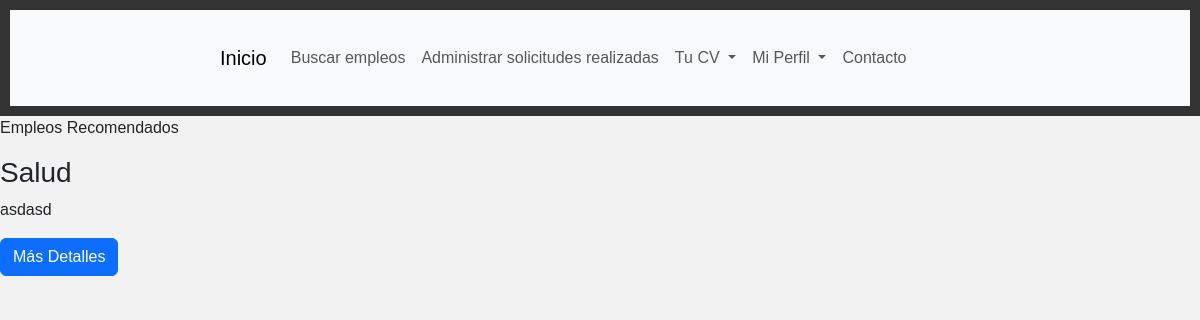
/App_curriculums/Home/ (signed in), run on an earlier commit of the app's database.
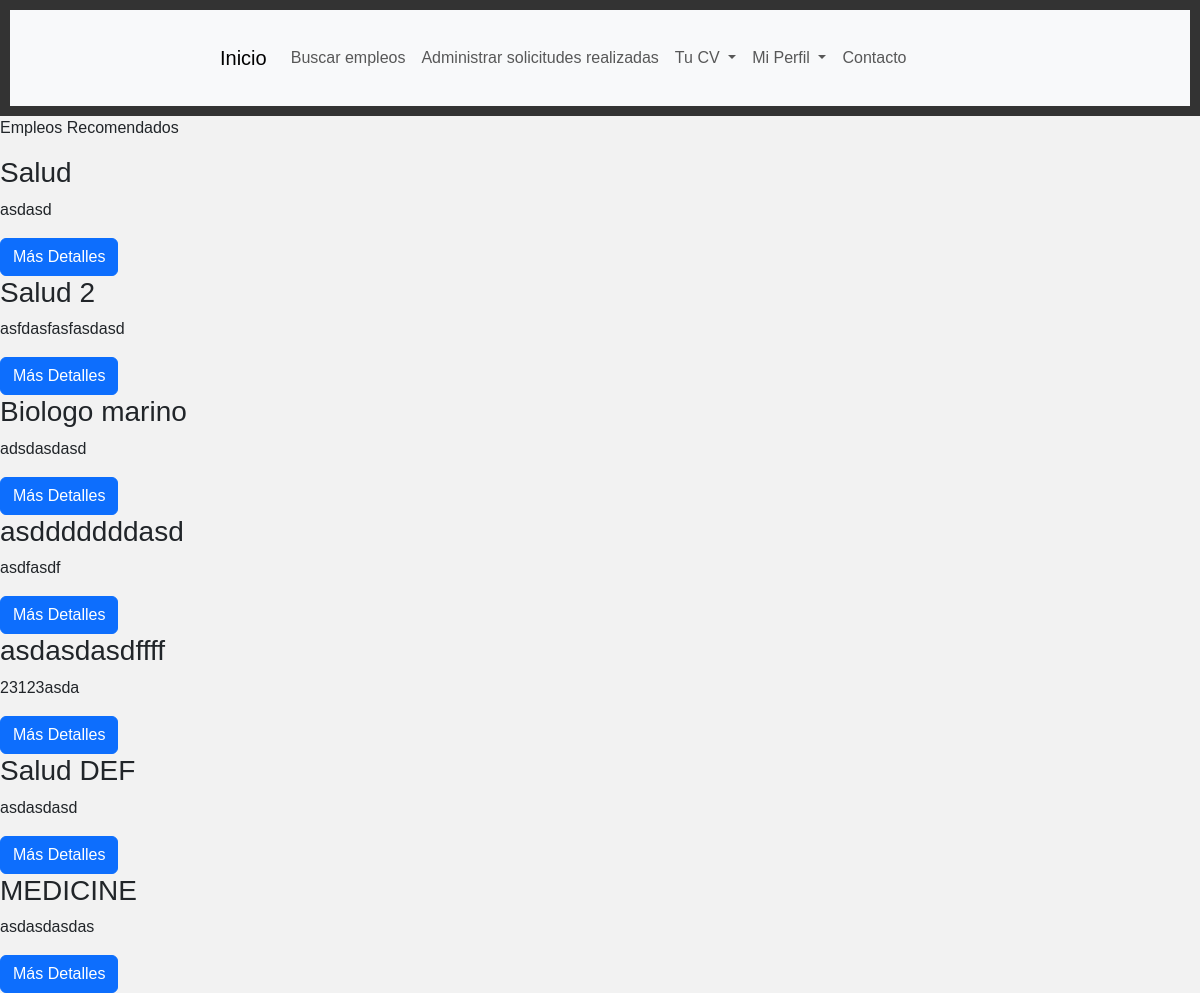
And on a later commit of the database.
### App_curriculums/models.py (models this page shows)
class Trabajos(models.Model):
    id = models.AutoField(primary_key=True, null=False, unique=True)
    publicador = models.ForeignKey(Usuarios, on_delete=models.CASCADE, to_field='nombre_usu')
    area = models.CharField(max_length=254,blank=True,null=False,default='Area no especificada')
    tipo_trabajo = models.CharField(max_length=54,blank=True,null=True,default='No especificado')
    tipo_contrato = models.CharField(max_length=54,blank=True,null=True,default='No especificado')
    titulo = models.CharField(max_length=54,blank=True,null=False,default='No especificado')
    descripcion = models.TextField(null=False,blank=True,default='Sin descripcion')
    requisitos = models.CharField(max_length=254,null=False,blank=True,default='Sin requisitos')
    ubicacion = models.CharField(max_length=254,null=False,blank=False,default='Falta espesificar ubicacion')
    fecha_publicacion = models.DateTimeField(null=False,blank=False,default=timezone.now)
    fecha_limite = models.DateTimeField(null=True,blank=True)
    remoto = models.CharField(max_length=2,blank=False,null=False,default='NA')
    sueldo = models.IntegerField(null=True,blank=True)
    deleted_at = models.DateTimeField(null=True, blank=True)

### App_curriculums/views.py (the view)
# urls.py: path('/Home/', views.Home_page, name = 'Home_page'),
def Home_page(request):
    try:
        nombre_usu = request.session.get('nombre_usu')
        usuario = Usuarios.objects.get(nombre_usu=nombre_usu)
        curriculum = Curriculums.objects.get(nombre_usu=usuario)
        empleado_area = curriculum.area
        trabajos_recomendados = Trabajos.objects.filter(area=empleado_area)
    except:
        trabajos_recomendados = ''
    return render(request, 'html/Home.html', {'trabajos_recomendados': trabajos_recomendados})

### App_curriculums/templates/html/Home.html (shortened to what this page needs)
{% load static %}
<!DOCTYPE html>
<html lang="es">
<head>
    <link rel="stylesheet" href="https://cdn.jsdelivr.net/npm/bootstrap@5.3.0/dist/css/bootstrap.min.css">
    <link rel="stylesheet" href="{% static 'App_curriculums/css/Home.css' %}">
</head>
<body>
    <header>
        <nav class="navbar navbar-expand-lg navbar-light bg-light">
            <div class="container">
                <a class="navbar-brand" href="#">Inicio</a>
                <div class="collapse navbar-collapse" id="navbarNav">
                    <ul class="navbar-nav ml-auto">
                        {%if request.session.rol_usu == 0%}
                        <li class="nav-item">
                            <a class="nav-link" href="{% url 'Listado_trabajos' %}">Buscar empleos</a>
                        </li>
                        <li class="nav-item">
                            <a class="nav-link" href="{% url 'Mis_aplicaciones' %}">Administrar solicitudes realizadas</a>
                        </li>
                        {%endif%}
                        <li class="nav-item dropdown">
                            {% if request.session.rol_usu == 0 %}
                            <li class="nav-item dropdown">
                                <a class="nav-link dropdown-toggle" href="#" id="menuEmpleadoDropdown" role="button" data-bs-toggle="dropdown" aria-haspopup="true" aria-expanded="false">
                                    Tu CV
                                </a>
                            </li>
                            {% endif %}
                        </li>
                        <li class="nav-item dropdown">
                            {% if request.session.rol_usu == 0 %}
                            <a class="nav-link dropdown-toggle" href="#" id="perfilDropdown" role="button" data-bs-toggle="dropdown" aria-haspopup="true" aria-expanded="false">
                                Mi Perfil
                            </a>
                            {% endif %}
                        </li>
                        <li class="nav-item">
                            <a class="nav-link" href="#">Contacto</a>
                        </li>
                    </ul>
                </div>
            </div>
        </nav>
    </header>
    {% if request.session.rol_usu == 0 %}
    <p>Empleos Recomendados</p>
    {% for trabajo in trabajos_recomendados %}
    <div>
        <h3>{{ trabajo.titulo }}</h3>
        <p>{{ trabajo.descripcion }}</p>
        <a href="{% url 'detalle_trabajo' trabajo_id=trabajo.id%}" class="btn btn-primary">Más Detalles</a>
    </div>
    {% endfor %}
    {% elif request.session.rol_usu == 1 %}
        <p>Contenido para empleadores</p>
    {%else %}
    <div class="container">
        <h1>Bienvenido a la Página de Empleos</h1>
        <p class="description">Encuentra tu próximo trabajo o publica una oferta laboral. ¡Comienza tu búsqueda hoy!</p>
    </div>
    {% endif %}
</body>
</html>

What changed in the data, as far as the page shows it:
added Trabajos: titulo "Salud 2", descripcion "asfdasfasfasdasd"
added Trabajos: titulo "Biologo marino", descripcion "adsdasdasd"
added Trabajos: titulo "asdddddddasd", descripcion "asdfasdf"
added Trabajos: titulo "asdasdasdffff", descripcion "23123asda"
added Trabajos: titulo "Salud DEF", descripcion "asdasdasd"
added Trabajos: titulo "MEDICINE", descripcion "asdasdasdas"
